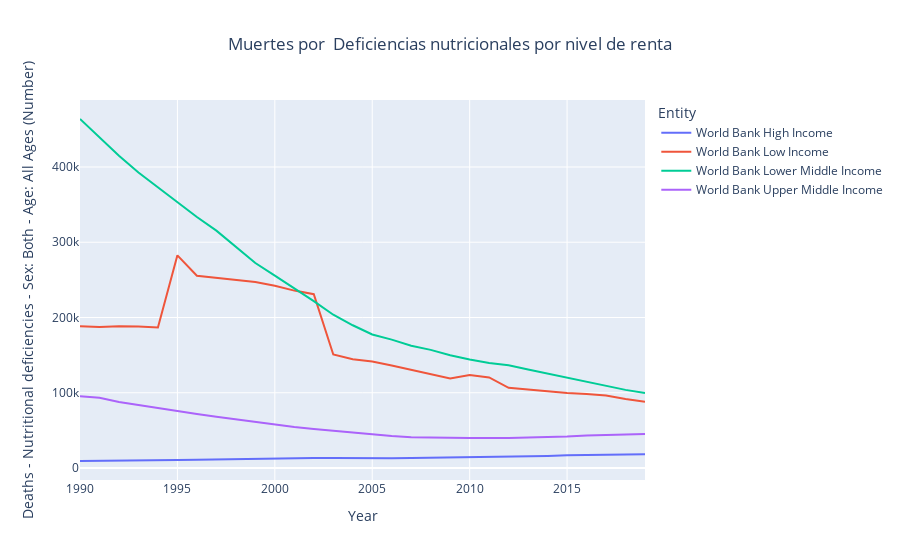

Write notebook code for a chart like this one.
### Markdown cell above
## Deficiencias nutricionales

### Code cell
fig=px.line(
    data_frame=df_income,
    y="Deaths - Nutritional deficiencies - Sex: Both - Age: All Ages (Number)",
    x="Year",
    color="Entity",
    title= "Muertes por Deficiencias nutricionales"
            
    )
fig.update_layout(
    title={
        'text': "Muertes por  Deficiencias nutricionales por nivel de renta",
        'x': 0.5,
        'xanchor':'center'

    }
)

### Figure 1 — Plotly figure (JSON) as saved in the notebook; plotly's stock layout.template omitted (floating-point values rounded to 4 significant figures)
{"data": [{"hovertemplate": "Entity=World Bank High Income<br>Year=%{x}<br>Deaths - Nutritional deficiencies - Sex: Both - Age: All Ages (Number)=%{y}<extra></extra>", "legendgroup": "World Bank High Income", "line": {"color": "#636efa", "dash": "solid"}, "marker": {"symbol": "circle"}, "mode": "lines", "name": "World Bank High Income", "orientation": "v", "showlegend": true, "type": "scatter", "x": [1990, 1991, 1992, 1993, 1994, 1995, 1996, 1997, 1998, 1999, 2000, 2001, 2002, 2003, 2004, 2005, 2006, 2007, 2008, 2009, 2010, 2011, 2012, 2013, 2014, 2015, 2016, 2017, 2018, 2019], "xaxis": "x", "y": [9351, 9466, 9646, 9991, 10295, 10775, 11143, 11566, 12160, 12775, 13021, 13079, 13240, 13326, 13025, 13168, 13144, 13358, 13666, 13894, 14257, 14678, 15143, 15532, 15976, 16860, 17416, 17537, 17950, 18390], "yaxis": "y"}, {"hovertemplate": "Entity=World Bank Low Income<br>Year=%{x}<br>Deaths - Nutritional deficiencies - Sex: Both - Age: All Ages (Number)=%{y}<extra></extra>", "legendgroup": "World Bank Low Income", "line": {"color": "#EF553B", "dash": "solid"}, "marker": {"symbol": "circle"}, "mode": "lines", "name": "World Bank Low Income", "orientation": "v", "showlegend": true, "type": "scatter", "x": [1990, 1991, 1992, 1993, 1994, 1995, 1996, 1997, 1998, 1999, 2000, 2001, 2002, 2003, 2004, 2005, 2006, 2007, 2008, 2009, 2010, 2011, 2012, 2013, 2014, 2015, 2016, 2017, 2018, 2019], "xaxis": "x", "y": [188448, 187392, 188294, 188121, 186830, 282597, 255482, 252587, 250013, 247171, 242288, 235744, 231027, 150829, 144571, 141601, 136148, 130457, 124616, 118974, 123710, 120326, 106609, 104357, 102055, 99555, 98341, 96454, 91831, 87986], "yaxis": "y"}, {"hovertemplate": "Entity=World Bank Lower Middle Income<br>Year=%{x}<br>Deaths - Nutritional deficiencies - Sex: Both - Age: All Ages (Number)=%{y}<extra></extra>", "legendgroup": "World Bank Lower Middle Income", "line": {"color": "#00cc96", "dash": "solid"}, "marker": {"symbol": "circle"}, "mode": "lines", "name": "World Bank Lower Middle Income", "orientation": "v", "showlegend": true, "type": "scatter", "x": [1990, 1991, 1992, 1993, 1994, 1995, 1996, 1997, 1998, 1999, 2000, 2001, 2002, 2003, 2004, 2005, 2006, 2007, 2008, 2009, 2010, 2011, 2012, 2013, 2014, 2015, 2016, 2017, 2018, 2019], "xaxis": "x", "y": [463736, 438797, 415035, 392581, 372959, 354344, 333557, 315451, 293709, 272375, 255588, 239242, 221753, 203722, 189701, 177442, 170581, 162598, 157024, 149900, 144188, 139534, 136550, 131055, 125532, 120585, 114287, 109496, 103855, 99836], "yaxis": "y"}, {"hovertemplate": "Entity=World Bank Upper Middle Income<br>Year=%{x}<br>Deaths - Nutritional deficiencies - Sex: Both - Age: All Ages (Number)=%{y}<extra></extra>", "legendgroup": "World Bank Upper Middle Income", "line": {"color": "#ab63fa", "dash": "solid"}, "marker": {"symbol": "circle"}, "mode": "lines", "name": "World Bank Upper Middle Income", "orientation": "v", "showlegend": true, "type": "scatter", "x": [1990, 1991, 1992, 1993, 1994, 1995, 1996, 1997, 1998, 1999, 2000, 2001, 2002, 2003, 2004, 2005, 2006, 2007, 2008, 2009, 2010, 2011, 2012, 2013, 2014, 2015, 2016, 2017, 2018, 2019], "xaxis": "x", "y": [95265, 93483, 87690, 83524, 79720, 75371, 71794, 68084, 64610, 61101, 57566, 54503, 51735, 49390, 46655, 44528, 42601, 40990, 40311, 40107, 40032, 39795, 39815, 40501, 41015, 41793, 43157, 43975, 44456, 45195], "yaxis": "y"}], "layout": {"legend": {"title": {"text": "Entity"}, "tracegroupgap": 0}, "title": {"text": "Muertes por  Deficiencias nutricionales por nivel de renta", "x": 0.5, "xanchor": "center"}, "xaxis": {"anchor": "y", "domain": [0, 1], "title": {"text": "Year"}}, "yaxis": {"anchor": "x", "domain": [0, 1], "title": {"text": "Deaths - Nutritional deficiencies - Sex: Both - Age: All Ages (Number)"}}}}
